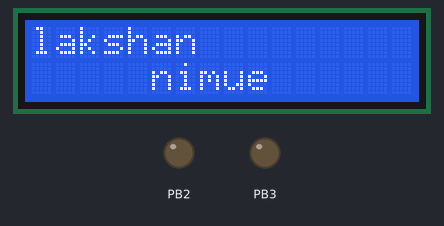
A program run on a simulated ATmega32, built with avr-gcc and emulated at 8 MHz. Shown: 16×2 character LCD, output pins drawn as LEDs (lit = HIGH). Wiring (inferred from the names in the program): character LCD (HD44780): RS PB0; E PB1; data PB4, PB5, PB6, PB7. Pins used as bus, display or sensor lines are not drawn. At 0.2 s the program stops and its outputs stay as they are.

Above: at 0.11 s.

The program:

main.c
```c
/*
 * GccApplication2.c
 *
 * Created: 5/22/2021 8:41:42 PM
 * Author : lakshan rathnayake
 */

#define F_CPU 8000000UL			/* Define CPU Frequency e.g. here 8MHz */
#include <avr/io.h>			    /* Include AVR std. library file */
#include <util/delay.h>			/* Include Delay header file */

#define LCD_Dir  DDRB			/* Define LCD data port direction */
#define LCD_Port PORTB			/* Define LCD data port */
#define RS PB0				    /* Define Register Select pin */
#define EN PB1 				    /* Define Enable signal pin */


void LCD_Command( unsigned char cmnd )
{
	LCD_Port = (LCD_Port & 0x0F) | (cmnd & 0xF0); /* sending upper nibble */
	LCD_Port &= ~ (1<<RS);		                  /* RS=0, command reg. */
	LCD_Port |= (1<<EN);	               	      /* Enable pulse */
	_delay_us(1);
	LCD_Port &= ~ (1<<EN);

	_delay_us(200);

	LCD_Port = (LCD_Port & 0x0F) | (cmnd << 4);  /* sending lower nibble */
	LCD_Port |= (1<<EN);
	_delay_us(1);
	LCD_Port &= ~ (1<<EN);
	_delay_ms(2);
}


void LCD_Char( unsigned char data )
{
	LCD_Port = (LCD_Port & 0x0F) | (data & 0xF0);  /* sending upper nibble */
	LCD_Port |= (1<<RS);		                   /* RS=1, data reg. */
	LCD_Port|= (1<<EN);
	_delay_us(1);
	LCD_Port &= ~ (1<<EN);

	_delay_us(200);

	LCD_Port = (LCD_Port & 0x0F) | (data << 4);     /* sending lower nibble */
	LCD_Port |= (1<<EN);
	_delay_us(1);
	LCD_Port &= ~ (1<<EN);
	_delay_ms(2);
}

void LCD_Init (void)			   /* LCD Initialize function */
{
	LCD_Dir = 0xFF;			       /* Make LCD port direction as o/p */
	_delay_ms(20);			       /* LCD Power ON delay always >15ms */

	LCD_Command(0x02);       /* send for 4 bit initialization of LCD  */
	LCD_Command(0x28);             /* 2 line, 5*7 matrix in 4-bit mode */
	LCD_Command(0x0c);             /* Display on cursor off*/
	LCD_Command(0x06);             /* Increment cursor (shift cursor to right)*/
	LCD_Command(0x01);             /* Clear display screen*/
	_delay_ms(2);
}


void LCD_String (char *str)		   /* Send string to LCD function */
{
	int i;
	for(i=0;str[i]!=0;i++)		   /* Send each char of string till the NULL */
	{
		LCD_Char (str[i]);
	}
}

void LCD_String_xy (char row, char pos, char *str)	/* Send string to LCD with xy position */
{
	if (row == 0 && pos<16)
	LCD_Command((pos & 0x0F)|0x80);	       /* Command of first row and required position<16 */
	else if (row == 1 && pos<16)
	LCD_Command((pos & 0x0F)|0xC0);	       /* Command of first row and required position<16 */
	LCD_String(str);		               /* Call LCD string function */
}

void LCD_Clear()
{
	LCD_Command (0x01);		/* Clear display */
	_delay_ms(2);
	LCD_Command (0x80);		/* Cursor at home position */
}

int main()
{

	LCD_Init();		/* Initialization of LCD*/

	LCD_String("lakshan");	/* Write string on 1st line of LCD*/
	//LCD_Command(0xC0);		/* Go to 2nd line*/
	LCD_String_xy(1,5,"nimue");
	_delay_ms(100);
	LCD_Clear();

	//LCD_String("Hello World");	/* Write string on 2nd line*/
	while(1);
}
```
